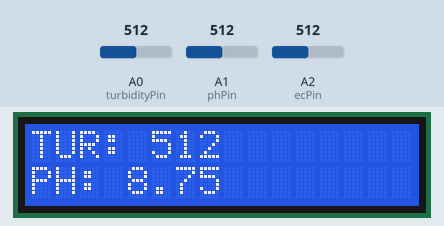
Recording of a sketch running on a simulated Arduino Uno, built with avr-gcc and run on an emulated ATmega328P. Parts: 16×2 character LCD. The test bench sets the inputs (shaded band); at power-on: A2 (ecPin) = 512, A0 (turbidityPin) = 512, A1 (phPin) = 512. What the sketch prints to the serial monitor is not drawn.

Above: at 1.2 s.
1.3 s: A2 (ecPin) set to 716
At 7.3 s:
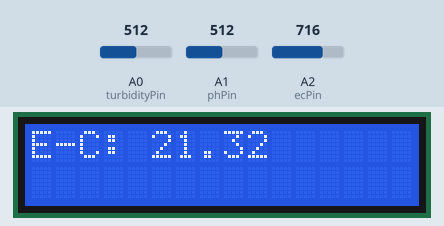
11.9 s: A0 (turbidityPin) set to 716
At 13.0 s:
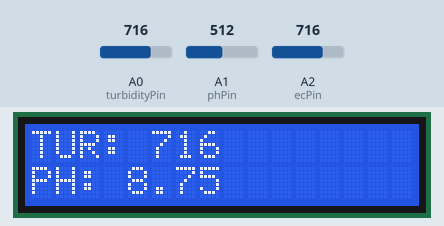
16.1 s: A1 (phPin) set to 716
At 17.4 s:
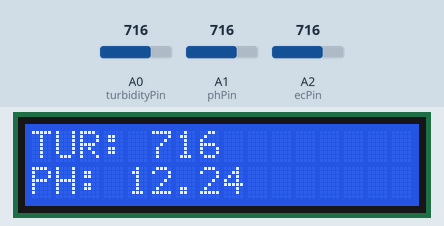
20.2 s: A2 (ecPin) set to 900
At 23.9 s:
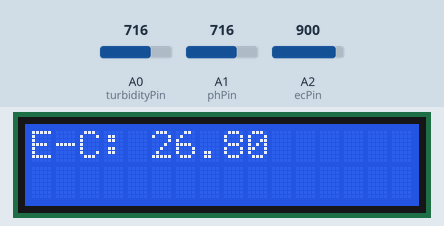
26.5 s: A0 (turbidityPin) set to 900
At 29.7 s:
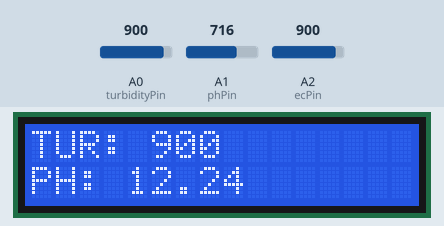
32.6 s: A1 (phPin) set to 900
At 34.1 s:
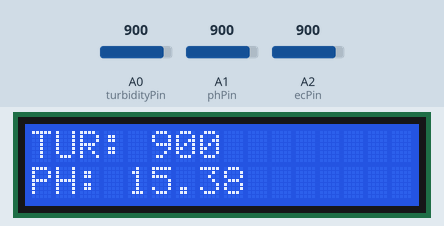
Timing chart, 0 to 35.6 s (numbered marks = the images above; inputs shaded):
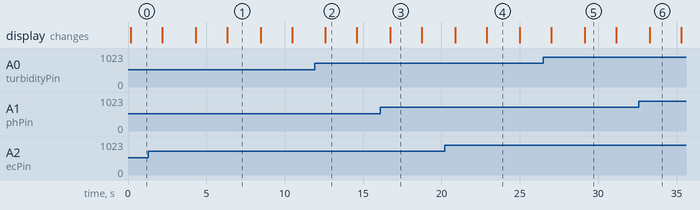

The sketch:

SENSOR_SETUP.ino
```cpp
//DFRobot.com
//Compatible with the Arduino IDE 1.0
//Library version:1.1


#include <Wire.h>
#include <LiquidCrystal_I2C.h>
#include "DFRobot_EC.h"
#include <EEPROM.h>

#if defined(ARDUINO) && ARDUINO >= 100
#define printByte(args)  write(args);
#else
#define printByte(args)  print(args,BYTE);
#endif

LiquidCrystal_I2C lcd(0x20,16,2);  // set the LCD address to 0x20(Cooperate with 3 short circuit caps) for a 16 chars and 2 line display

#define turbidityPin A0 //Turbidity Pin

#define phPin A1      //pH meter Analog output to Arduino Analog Input 0
unsigned long int avgValue;  //Store the average value of the sensor feedback
float b;
int buf[10],temp;

#define ecPin A2 //Electrical Conductivity Pin
float voltage,ecValue,temperature = 25;
DFRobot_EC ec;

void setup(){
  Serial.println("Ready");
  Serial.begin(115200);
  ec.begin();
  lcd.init();                      // initialize the lcd
  lcd.backlight();
}

void loop(){
//  Turbidity value reading and computation
  int turbidity = analogRead(turbidityPin);

//  pH Value reading and computation
  for(int i=0;i<10;i++){       //Get 10 sample value from the sensor for smooth the value
      buf[i]=analogRead(phPin);
      delay(10);
    }
    for(int i=0;i<9;i++){       //sort the analog from small to large
      for(int j=i+1;j<10;j++){
        if(buf[i]>buf[j]){
          temp=buf[i];
          buf[i]=buf[j];
          buf[j]=temp;
        }
      }
    }
    avgValue=0;
    for(int i=2;i<8;i++)                      //take the average value of 6 center sample
      avgValue+=buf[i];
    float phValue=(float)avgValue*5.0/1024/6; //convert the analog into millivolt
    phValue=3.5*phValue;

// Electrical Conductivity reading and computation
   static unsigned long timepoint = millis();
    if(millis()-timepoint>1000U)  //time interval: 1s
    {
      timepoint = millis();
      voltage = analogRead(ecPin)/1024.0*5000;   // read the voltage
      ecValue =  ec.readEC(voltage,temperature);  // convert voltage to EC with temperature compensation
      Serial.print("temperature:");
      Serial.print(temperature,1);
      Serial.print("^C  EC:");
      Serial.print(ecValue,2);
      Serial.println("ms/cm");
    }
    ec.calibration(voltage,temperature);

//  LCD Display
  lcd.clear();
  lcd.setCursor(0, 0);
  lcd.print("TUR: ");
  lcd.print(turbidity);
  lcd.setCursor(0, 1);
  lcd.print("PH: ");
  lcd.print(phValue);
  delay(2000);
  lcd.clear();
  lcd.setCursor(0, 0);
  lcd.print("E-C: ");
  lcd.print(ecValue);
  delay(2000);
}
```

Measured:
- after the input at 11.9 s, the display: changes after 0.69 s (image 2)
- after the input at 16.1 s, the display: changes after 0.63 s (image 3)
- after the input at 20.2 s, the display: first differs from a run without the input after 2.7 s (image 4)
- after the input at 26.5 s, the display: first differs from a run without the input after 2.6 s (image 5)
- after the input at 32.6 s, the display: changes after 0.68 s (image 6)
- what the display in image 1 shows lasts 2.2 s, from 6.3 s to 8.5 s
- what the display in image 2 shows lasts 2.0 s, from 12.6 s to 14.6 s
